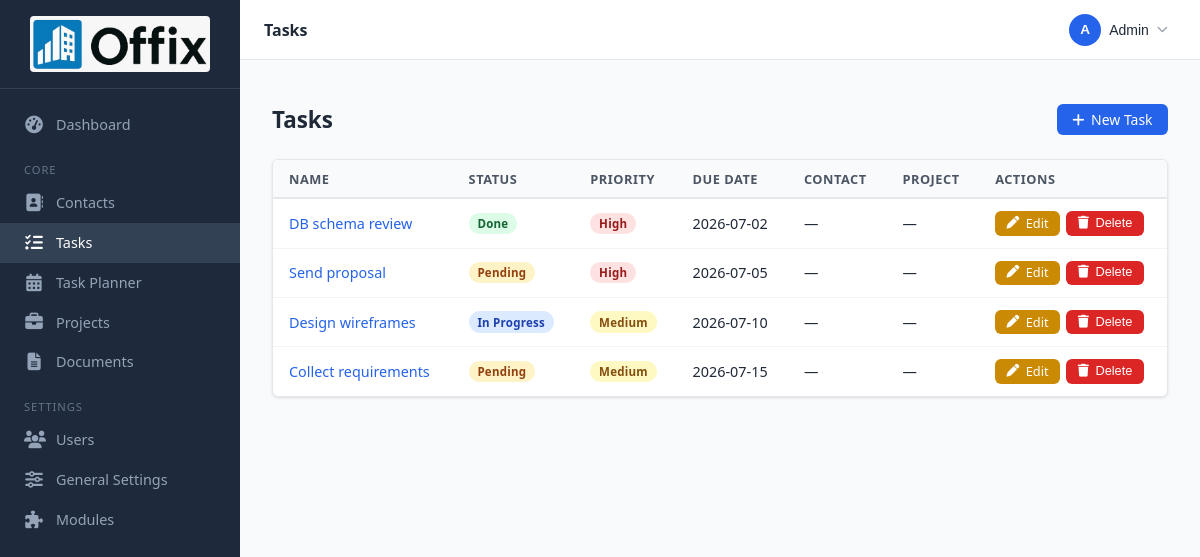
Page /tasks (signed in) on the committed database.
### tables this page shows
CREATE TABLE `tasks` (
  `id` int(10) unsigned NOT NULL AUTO_INCREMENT,
  `title` varchar(255) NOT NULL,
  `description` text DEFAULT NULL,
  `due_date` date DEFAULT NULL,
  `status` enum('pending','in_progress','done') NOT NULL DEFAULT 'pending',
  `priority` enum('low','medium','high') NOT NULL DEFAULT 'medium',
  `contact_id` int(10) unsigned DEFAULT NULL,
  `project_id` int(10) unsigned DEFAULT NULL,
  `is_recurring` tinyint(1) NOT NULL DEFAULT 0,
  `recurrence_type` enum('daily','weekly','monthly','yearly') DEFAULT NULL,
  `recurrence_interval` int(10) unsigned NOT NULL DEFAULT 1,
  `recurrence_end_date` date DEFAULT NULL,
  `parent_task_id` int(10) unsigned DEFAULT NULL,
  `created_at` timestamp NOT NULL DEFAULT current_timestamp(),
  `updated_at` timestamp NOT NULL DEFAULT current_timestamp() ON UPDATE current_timestamp(),
  PRIMARY KEY (`id`),
  KEY `fk_tasks_contact` (`contact_id`),
  KEY `fk_tasks_project` (`project_id`),
  CONSTRAINT `fk_tasks_contact` FOREIGN KEY (`contact_id`) REFERENCES `contacts` (`id`) ON DELETE SET NULL ON UPDATE CASCADE,
  CONSTRAINT `fk_tasks_project` FOREIGN KEY (`project_id`) REFERENCES `projects` (`id`) ON DELETE SET NULL ON UPDATE CASCADE
);

### app/controllers/TaskController.php (called while the page is built, shortened)
<?php
class TaskController extends Controller
{
    private Task  $model;
    public function __construct()
    {
        $this->model = new Task();
    }
    public function index(): void
    {
        $this->render('tasks.index', [
            'pageTitle' => __('tasks.title'),
            'tasks'     => $this->model->all(),
        ]);
    }
}

### public/index.php (called while the page is built, shortened)
<?php
require APP_PATH . '/core/helpers.php';
$router = new Router();
$router->dispatch($_SERVER['REQUEST_METHOD'], $_SERVER['REQUEST_URI']);

### app/core/Lang.php (called while the page is built, shortened)
<?php
class Lang
{
    private static array  $strings = [];
    private static array $folderMap = [
        'en-US' => 'en',
        'de-CH' => 'de_CH',
    ];
    public static function get(string $key, array $replace = []): string
    {
        $text = self::$strings[$key] ?? $key;
        return $text;
    }
    private static function load(string $locale): void
    {
        $folder = self::$folderMap[$locale] ?? 'en';
        $file   = ROOT_PATH . '/lang/' . $folder . '/app.php';
        if (file_exists($file)) {
            self::$strings = array_merge(self::$strings, require $file);
        }
    }
}

### app/core/helpers.php (called while the page is built, shortened)
<?php
function __(string $key, array $replace = []): string
{
    return Lang::get($key, $replace);
}

### app/core/Model.php (called while the page is built, shortened)
<?php
abstract class Model
{
    protected PDO $db;
    public function __construct()
    {
        $this->db = Database::getInstance();
    }
    protected function query(string $sql, array $params = []): array
    {
        $stmt = $this->db->prepare($sql);
        $stmt->execute($params);
        return $stmt->fetchAll();
    }
}

### app/core/Database.php (called while the page is built, shortened)
<?php
class Database
{
    private static ?PDO $instance = null;
    public static function getInstance(): PDO
    {
        if (self::$instance === null) {
            $config = require ROOT_PATH . '/config/database.php';
            $dsn = "mysql:host={$config['host']};dbname={$config['dbname']};charset={$config['charset']}";
            try {
                self::$instance = new PDO($dsn, $config['username'], $config['password'], [
                    PDO::ATTR_ERRMODE            => PDO::ERRMODE_EXCEPTION,
                    PDO::ATTR_DEFAULT_FETCH_MODE => PDO::FETCH_ASSOC,
                    PDO::ATTR_EMULATE_PREPARES   => false,
                ]);
            } catch (PDOException $e) {
                error_log('DB connection failed: ' . $e->getMessage());
                die('Database connection error. Please check your configuration.');
            }
        }
        return self::$instance;
    }
}

### app/models/Task.php (called while the page is built, shortened)
<?php
class Task extends Model
{
    private string $table = 'tasks';
    public function all(): array
    {
        return $this->query(
            "SELECT t.*,
                    c.name AS contact_name,
                    p.name AS project_name
             FROM   {$this->table} t
             LEFT JOIN contacts c ON c.id = t.contact_id
             LEFT JOIN projects p ON p.id = t.project_id
             ORDER BY t.due_date ASC, t.created_at DESC"
        );
    }
}

### app/views/tasks/index.php (the view)
<div class="page-header">
    <h1 class="page-title"><?= __('tasks.title') ?></h1>
    <a href="/tasks/create" class="btn btn-primary"><i class="fa-solid fa-plus"></i> <?= __('tasks.new') ?></a>
</div>
<div class="card">
    <?php if (empty($tasks)): ?>
        <div class="empty-state">
            <i class="fa-solid fa-list-check empty-icon"></i>
            <p><?= __('tasks.empty') ?></p>
            <a href="/tasks/create" class="btn btn-primary"><?= __('tasks.new') ?></a>
        </div>
    <?php else: ?>
        <div class="table-wrap">
            <table>
                <thead>
                    <tr>
                        <th><?= __('label.name') ?></th>
                        <th><?= __('label.status') ?></th>
                        <th><?= __('label.priority') ?></th>
                        <th><?= __('label.due_date') ?></th>
                        <th><?= __('label.contact') ?></th>
                        <th><?= __('label.project') ?></th>
                        <th><?= __('label.actions') ?></th>
                    </tr>
                </thead>
                <tbody>
                    <?php foreach ($tasks as $t): ?>
                    <tr>
                        <td><a href="/tasks/<?= $t['id'] ?>"><?= htmlspecialchars($t['title']) ?></a></td>
                        <td>
                            <span class="badge badge-<?= htmlspecialchars($t['status']) ?>">
                                <?= htmlspecialchars(str_replace('_', ' ', $t['status'])) ?>
                            </span>
                        </td>
                        <td>
                            <span class="badge badge-<?= htmlspecialchars($t['priority']) ?>">
                                <?= htmlspecialchars($t['priority']) ?>
                            </span>
                        </td>
                        <td><?= $t['due_date'] ? htmlspecialchars($t['due_date']) : '—' ?></td>
                        <td>
                            <?php if ($t['contact_name']): ?>
                                <a href="/contacts/<?= $t['contact_id'] ?>"><?= htmlspecialchars($t['contact_name']) ?></a>
                            <?php else: ?>—<?php endif; ?>
                        </td>
                        <td>
                            <?php if ($t['project_name']): ?>
                                <a href="/projects/<?= $t['project_id'] ?>"><?= htmlspecialchars($t['project_name']) ?></a>
                            <?php else: ?>—<?php endif; ?>
                        </td>
                        <td>
                            <div class="actions">
                                <a href="/tasks/<?= $t['id'] ?>/edit" class="btn btn-sm btn-warning">
                                    <i class="fa-solid fa-pen"></i> <?= __('action.edit') ?>
                                </a>
                                <button class="btn btn-sm btn-danger" data-confirm-delete="true" data-action="/tasks/<?= $t['id'] ?>/delete">
                                    <i class="fa-solid fa-trash"></i> <?= __('action.delete') ?>
                                </button>
                            </div>
                        </td>
                    </tr>
                    <?php endforeach; ?>
                </tbody>
            </table>
        </div>
    <?php endif; ?>
</div>

### app/core/Router.php (shortened to what this page needs)
<?php
class Router
{
    private array $routes = [];
    private function addRoute(string $method, string $pattern, string|callable $handler, string $action): void
    {
        $this->routes[] = [
            'method'  => $method,
            'pattern' => $pattern,
            'handler' => $handler,
            'action'  => $action,
        ];
    }
    public function dispatch(string $method, string $uri): void
    {
        $uri = strtok($uri, '?');
        $uri = '/' . trim($uri, '/');
        foreach ($this->routes as $route) {
            if ($route['method'] !== strtoupper($method)) continue;
            $params = [];
            if ($this->matches($route['pattern'], $uri, $params)) {
                $this->call($route['handler'], $route['action'], $params);
                return;
            }
        }
    }
    private function matches(string $pattern, string $uri, array &$params): bool
    {
        $regex = preg_replace('/\{([a-zA-Z_]+)\}/', '(?P<$1>[^/]+)', $pattern);
        $regex = '#^' . $regex . '$#';
        if (preg_match($regex, $uri, $matches)) {
            return true;
        }
        return false;
    }
    private function call(string|callable $handler, string $action, array $params): void
    {
        $controller = new $handler();
        call_user_func_array([$controller, $action], $params);
    }
}

### public/css/app.css (style rules this page uses)
*, *::before, *::after { box-sizing: border-box; margin: 0; padding: 0; }
:root { --brand: #2563eb; --brand-dark: #1d4ed8; --brand-light: #eff6ff; --success: #16a34a; --warning: #ca8a04; --danger: #dc2626; --gray-50: #f9fafb; --gray-100: #f3f4f6; --gray-200: #e5e7eb; --gray-400: #9ca3af; --gray-600: #4b5563; --gray-800: #1f2937; --sidebar-w: 240px; --header-h: 60px; --radius: 6px; --shadow: 0 1px 3px rgba(0,0,0,.12); --font: 'Segoe UI', system-ui, sans-serif; }
html { font-size: 16px; }
body { font-family: var(--font); color: var(--gray-800); background: var(--gray-50); min-height: 100vh; display: flex; }
a { color: var(--brand); text-decoration: none; }
.page-header { display: flex; align-items: center; justify-content: space-between; margin-bottom: 1.5rem; flex-wrap: wrap; gap: .75rem; }
.page-title { font-size: 1.4rem; font-weight: 700; color: var(--gray-800); }
.card { background: #fff; border-radius: var(--radius); border: 1px solid var(--gray-200); box-shadow: var(--shadow); overflow: hidden; }
.table-wrap { overflow-x: auto; }
table { width: 100%; border-collapse: collapse; font-size: .9rem; }
thead th { background: var(--gray-50); border-bottom: 2px solid var(--gray-200); padding: .6rem 1rem; text-align: left; font-weight: 600; white-space: nowrap; color: var(--gray-600); font-size: .8rem; text-transform: uppercase; letter-spacing: .04em; }
tbody td { padding: .75rem 1rem; border-bottom: 1px solid var(--gray-100); vertical-align: middle; }
tbody tr:last-child td { border-bottom: none; }
.actions { display: flex; gap: .4rem; flex-wrap: wrap; }
.btn { display: inline-flex; align-items: center; gap: .4rem; padding: .45rem .9rem; border-radius: var(--radius); font-size: .875rem; font-weight: 500; cursor: pointer; border: 1px solid transparent; transition: background .15s, border-color .15s, color .15s; text-decoration: none; line-height: 1; }
.btn-primary { background: var(--brand); color: #fff; }
.btn-warning { background: var(--warning); color: #fff; }
.btn-danger { background: var(--danger); color: #fff; }
.btn-sm { padding: .3rem .65rem; font-size: .8rem; }
.badge { display: inline-block; padding: .2rem .55rem; border-radius: 999px; font-size: .72rem; font-weight: 600; letter-spacing: .02em; text-transform: capitalize; }
.badge-pending { background: #fef3c7; color: #92400e; }
.badge-in_progress { background: #dbeafe; color: #1e40af; }
.badge-done { background: #dcfce7; color: #166534; }
.badge-medium { background: #fef9c3; color: #854d0e; }
.badge-high { background: #fee2e2; color: #991b1b; }

### rows in the picture
tasks: title "DB schema review", status "Done", priority "High", due_date "2026-07-02"
tasks: title "Send proposal", status "Pending", priority "High", due_date "2026-07-05"
tasks: title "Design wireframes", status "In Progress", priority "Medium", due_date "2026-07-10"
tasks: title "Collect requirements", status "Pending", priority "Medium", due_date "2026-07-15"
